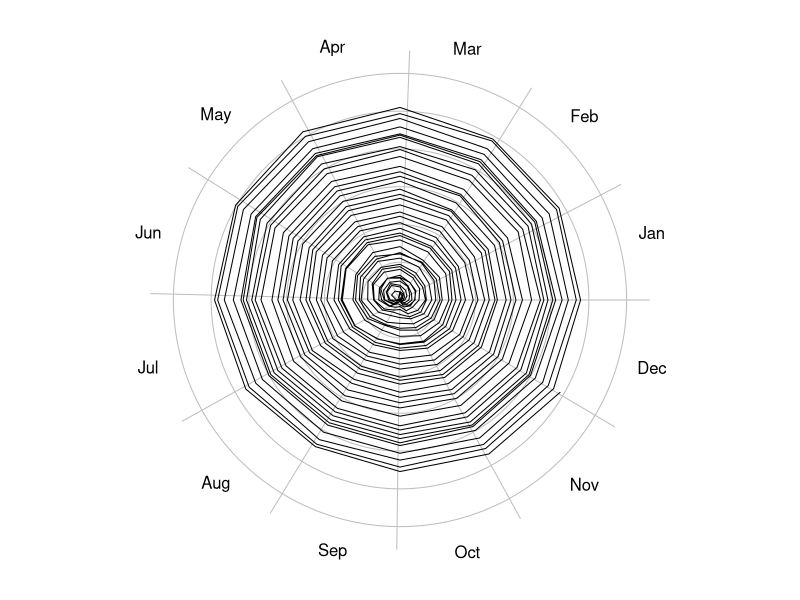
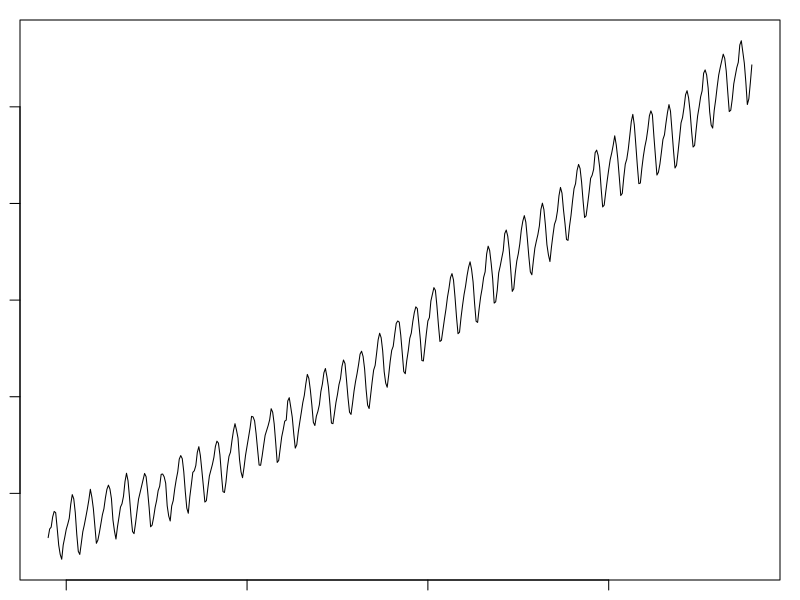

Write R code to recreate these figures, in order.

## ------------------------------------------------------------------------
hodograph <- function(x, y, t, rings, ringlabels=TRUE, tcut=c("daily", "yearly"), ...)
{
    tcut <- match.arg(tcut)
    if (missing(t)) {
        stop("x-y method not coded yet\n")
    } else {
        if (!missing(y)) {
            stop("cannot give y if t is given\n")
        }
        if (tcut== "yearly") {
            ## x=x(t)
            t <- as.POSIXlt(t)
            start <- ISOdatetime(1900+as.POSIXlt(t[1])$year, 1, 1, 0, 0, 0,
                                 tz=attr(t, "tzone"))
            day <- as.numeric(julian(t, origin=start))
            xx <- x * cos(day / 365 * 2 * pi)
            yy <- x * sin(day / 365 * 2 * pi)
            ## axes
            if (missing(rings))
                rings <- pretty(sqrt(xx^2 + yy^2))
            rscale <- 1.04 * max(rings)
            theta <- seq(0, 2 * pi, length.out=200)
            plot(xx, yy, asp=1, xlim=rscale*c(-1.1,1.1), ylim=rscale*c(-1.1, 1.1),
                 type='n', xlab="", ylab="", axes=FALSE)
            ## month lines
            month <- c("Jan", "Feb", "Mar", "Apr", "May", "Jun", "Jul", "Aug", "Sep", "Oct", "Nov", "Dec")
            day <- c(31, 28, 31, 30, 31, 30, 31, 31, 30, 31, 30, 31)
            rscale <- max(rings)
            for (m in 1:12) {
                ## boundaries are for non leap years
                phi <- 2 * pi * (sum(day[1:m]) - day[1]) / sum(day)
                lines(rscale*1.1*cos(phi)*c(0,1), rscale*1.1*sin(phi)*c(0,1), col='gray')
                phi <- 2*pi*(0.5/12+(m-1)/12)
                text(1.15*rscale * cos(phi), 1.15*rscale * sin(phi), month[m]) 
            }
            for (r in rings) {
                if (r > 0) {
                    gx <- r * cos(theta)
                    gy <- r * sin(theta)
                    lines(gx, gy, col='gray')
                    if (ringlabels)
                        text(gx[1], 0, format(r))
                }
            }
            points(xx, yy, ...)
        } else {
            stop("only tcut=\"yearly\" works at this time\n")
        }
    }
}


## ----hodograph, fig.caption='Hodograph', dpi=100-------------------------
data(co2)
year <- as.numeric(time(co2))
t0 <- as.POSIXlt("1959-01-01 00:00:00", tz="UTC")
t <- t0 + (year - year[1]) *365*86400
par(mar=rep(1, 4))
hodograph(x=co2-co2[1], t=t, tcut="yearly", type="l", ringlabels=FALSE)


## ----timeseries, fig.caption='Time series', dpi=100----------------------
plot(co2)


